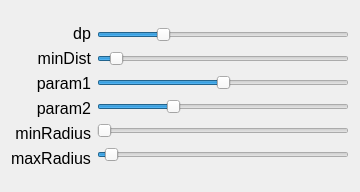
<?xml version="1.0" encoding="UTF-8"?>
<ui version="4.0">
 <class>HoughCircleDlg</class>
 <widget class="QDialog" name="HoughCircleDlg">
  <property name="geometry">
   <rect>
    <x>0</x>
    <y>0</y>
    <width>360</width>
    <height>192</height>
   </rect>
  </property>
  <property name="windowTitle">
   <string>Hough圆参数</string>
  </property>
  <layout class="QGridLayout" name="gridLayout">
   <item row="0" column="0">
    <layout class="QHBoxLayout" name="horizontalLayout">
     <item>
      <layout class="QVBoxLayout" name="verticalLayout">
       <item>
        <widget class="QLabel" name="label">
         <property name="font">
          <font>
           <pointsize>12</pointsize>
          </font>
         </property>
         <property name="layoutDirection">
          <enum>Qt::LeftToRight</enum>
         </property>
         <property name="text">
          <string>dp</string>
         </property>
         <property name="alignment">
          <set>Qt::AlignRight|Qt::AlignTrailing|Qt::AlignVCenter</set>
         </property>
        </widget>
       </item>
       <item>
        <widget class="QLabel" name="label_3">
         <property name="font">
          <font>
           <pointsize>12</pointsize>
          </font>
         </property>
         <property name="text">
          <string>minDist</string>
         </property>
         <property name="alignment">
          <set>Qt::AlignRight|Qt::AlignTrailing|Qt::AlignVCenter</set>
         </property>
        </widget>
       </item>
       <item>
        <widget class="QLabel" name="label_2">
         <property name="font">
          <font>
           <pointsize>12</pointsize>
          </font>
         </property>
         <property name="text">
          <string>param1</string>
         </property>
         <property name="alignment">
          <set>Qt::AlignRight|Qt::AlignTrailing|Qt::AlignVCenter</set>
         </property>
        </widget>
       </item>
       <item>
        <widget class="QLabel" name="label_4">
         <property name="font">
          <font>
           <pointsize>12</pointsize>
          </font>
         </property>
         <property name="text">
          <string>param2</string>
         </property>
         <property name="alignment">
          <set>Qt::AlignRight|Qt::AlignTrailing|Qt::AlignVCenter</set>
         </property>
        </widget>
       </item>
       <item>
        <widget class="QLabel" name="label_5">
         <property name="font">
          <font>
           <pointsize>12</pointsize>
          </font>
         </property>
         <property name="text">
          <string>minRadius</string>
         </property>
         <property name="alignment">
          <set>Qt::AlignRight|Qt::AlignTrailing|Qt::AlignVCenter</set>
         </property>
        </widget>
       </item>
       <item>
        <widget class="QLabel" name="label_7">
         <property name="font">
          <font>
           <pointsize>12</pointsize>
          </font>
         </property>
         <property name="text">
          <string>maxRadius</string>
         </property>
        </widget>
       </item>
      </layout>
     </item>
     <item>
      <layout class="QVBoxLayout" name="verticalLayout_2">
       <item>
        <widget class="QSlider" name="dp_slider">
         <property name="minimum">
          <number>1</number>
         </property>
         <property name="maximum">
          <number>5</number>
         </property>
         <property name="singleStep">
          <number>1</number>
         </property>
         <property name="value">
          <number>2</number>
         </property>
         <property name="orientation">
          <enum>Qt::Horizontal</enum>
         </property>
        </widget>
       </item>
       <item>
        <widget class="QSlider" name="min_dist_slider">
         <property name="minimum">
          <number>1</number>
         </property>
         <property name="maximum">
          <number>999</number>
         </property>
         <property name="value">
          <number>50</number>
         </property>
         <property name="orientation">
          <enum>Qt::Horizontal</enum>
         </property>
        </widget>
       </item>
       <item>
        <widget class="QSlider" name="param1_slider">
         <property name="minimum">
          <number>50</number>
         </property>
         <property name="maximum">
          <number>150</number>
         </property>
         <property name="value">
          <number>100</number>
         </property>
         <property name="orientation">
          <enum>Qt::Horizontal</enum>
         </property>
        </widget>
       </item>
       <item>
        <widget class="QSlider" name="param2_slider">
         <property name="minimum">
          <number>1</number>
         </property>
         <property name="maximum">
          <number>100</number>
         </property>
         <property name="value">
          <number>30</number>
         </property>
         <property name="orientation">
          <enum>Qt::Horizontal</enum>
         </property>
        </widget>
       </item>
       <item>
        <widget class="QSlider" name="min_radius_slider">
         <property name="minimum">
          <number>1</number>
         </property>
         <property name="maximum">
          <number>999</number>
         </property>
         <property name="orientation">
          <enum>Qt::Horizontal</enum>
         </property>
        </widget>
       </item>
       <item>
        <widget class="QSlider" name="max_radius_slider">
         <property name="minimum">
          <number>1</number>
         </property>
         <property name="maximum">
          <number>999</number>
         </property>
         <property name="value">
          <number>30</number>
         </property>
         <property name="orientation">
          <enum>Qt::Horizontal</enum>
         </property>
        </widget>
       </item>
      </layout>
     </item>
    </layout>
   </item>
  </layout>
 </widget>
 <resources/>
 <connections/>
</ui>
